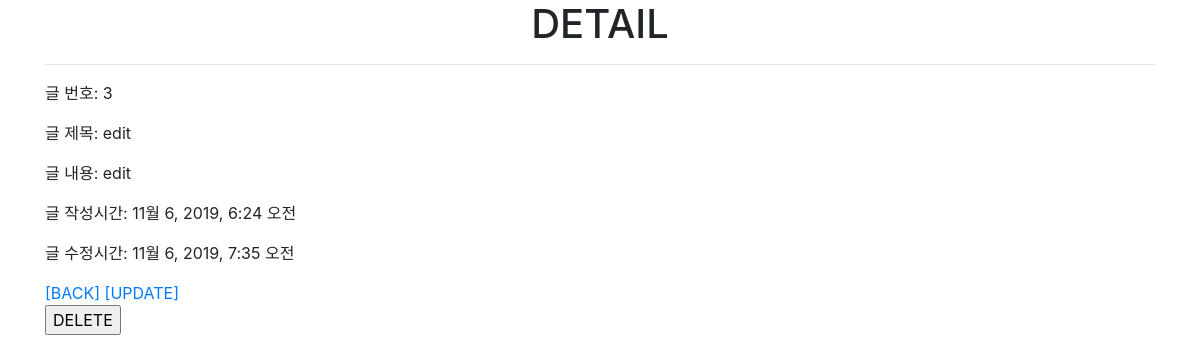
The page /articles/3/ on the database as committed earlier.
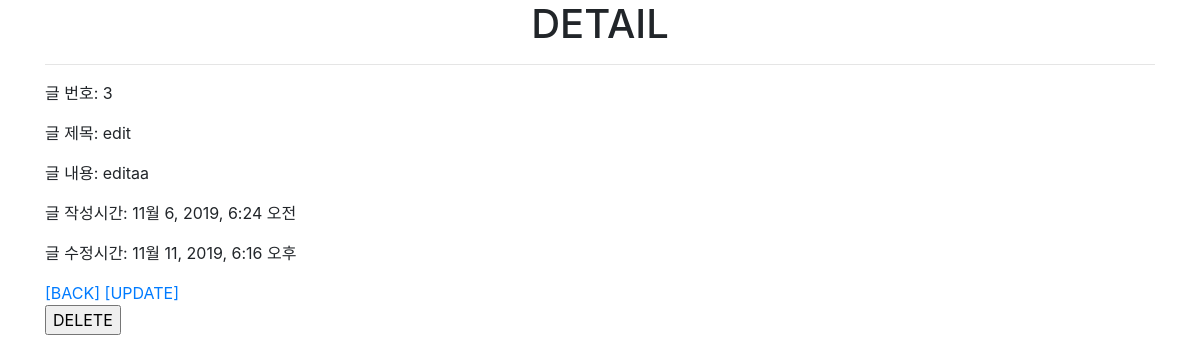
The same page on the database as committed later.
### articles/models.py (models this page shows, shortened)
class Article(models.Model):
    title = models.CharField(max_length=10)
    content = models.TextField()
    created_at = models.DateTimeField(auto_now_add=True)
    updated_at = models.DateTimeField(auto_now=True)
    class Meta:
        ordering = ('-pk',)

### articles/views.py (the view)
# urls.py: path('<int:article_pk>/', views.detail, name='detail'),
def detail(request, article_pk):
    article = get_object_or_404(Article, pk=article_pk)
    return render(request, 'articles/detail.html', {'article':article})

### articles/templates/articles/detail.html (shortened to what this page needs)
{% extends 'articles/base.html' %}
{% block body %}
<h1 class='text-center'>DETAIL</h1>
<hr>
<p>글 번호: {{ article.pk }}</p>
<p>글 제목: {{ article.title }}</p>
<p>글 내용: {{ article.content }}</p>
<p>글 작성시간: {{ article.created_at }}</p>
<p>글 수정시간: {{ article.updated_at }}</p>
<a href="{% url 'articles:index' %}">[BACK]</a>
<a href="{% url 'articles:update' article.pk %}">[UPDATE]</a>
<form action="{% url 'articles:delete' article.pk %}" method='POST'>
    <input type="submit" value="DELETE">
</form>
{% endblock %}

### articles/templates/articles/base.html (shortened to what this page needs)
<!DOCTYPE html>
<html lang="en">
<head>
    <link rel="stylesheet" href="https://stackpath.bootstrapcdn.com/bootstrap/4.3.1/css/bootstrap.min.css">
</head>
<body>
    <div class="container">
        {% block body %}
        {% endblock %}
    </div>
</body>
</html>

Rows that differ between the two databases and show on the page:
changed Article "edit": content "edit" → "editaa"; updated_at "11월 6, 2019, 7:35 오전" → "11월 11, 2019, 6:16 오후"
